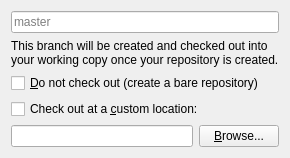
<?xml version="1.0" encoding="UTF-8"?>
<ui version="4.0">
 <class>Page3Ref</class>
 <widget class="QWizardPage" name="Page3Ref">
  <property name="windowTitle">
   <string>WizardPage</string>
  </property>
  <property name="title">
   <string>Default Branch</string>
  </property>
  <property name="subTitle">
   <string>Pick a name for your repository's default branch.</string>
  </property>
  <attribute name="pageId">
   <string notr="true">3</string>
  </attribute>
  <layout class="QVBoxLayout" name="verticalLayout">
   <item>
    <widget class="QLineEdit" name="lineEditRef">
     <property name="placeholderText">
      <string>master</string>
     </property>
    </widget>
   </item>
   <item>
    <widget class="QLabel" name="label_3">
     <property name="text">
      <string>This branch will be created and checked out into your working copy once your repository is created.</string>
     </property>
     <property name="wordWrap">
      <bool>true</bool>
     </property>
    </widget>
   </item>
   <item>
    <widget class="QCheckBox" name="checkBoxBare">
     <property name="text">
      <string>&amp;Do not check out (create a bare repository)</string>
     </property>
    </widget>
   </item>
   <item>
    <widget class="QCheckBox" name="checkBoxCustomWorkdir">
     <property name="text">
      <string>Check out at a &amp;custom location:</string>
     </property>
    </widget>
   </item>
   <item>
    <layout class="QHBoxLayout" name="horizontalLayout_2">
     <item>
      <widget class="QLineEdit" name="lineEditWorkdir"/>
     </item>
     <item>
      <widget class="QPushButton" name="pushButtonBrowseWorkdir">
       <property name="text">
        <string>&amp;Browse...</string>
       </property>
      </widget>
     </item>
    </layout>
   </item>
  </layout>
 </widget>
 <resources/>
 <connections/>
</ui>
